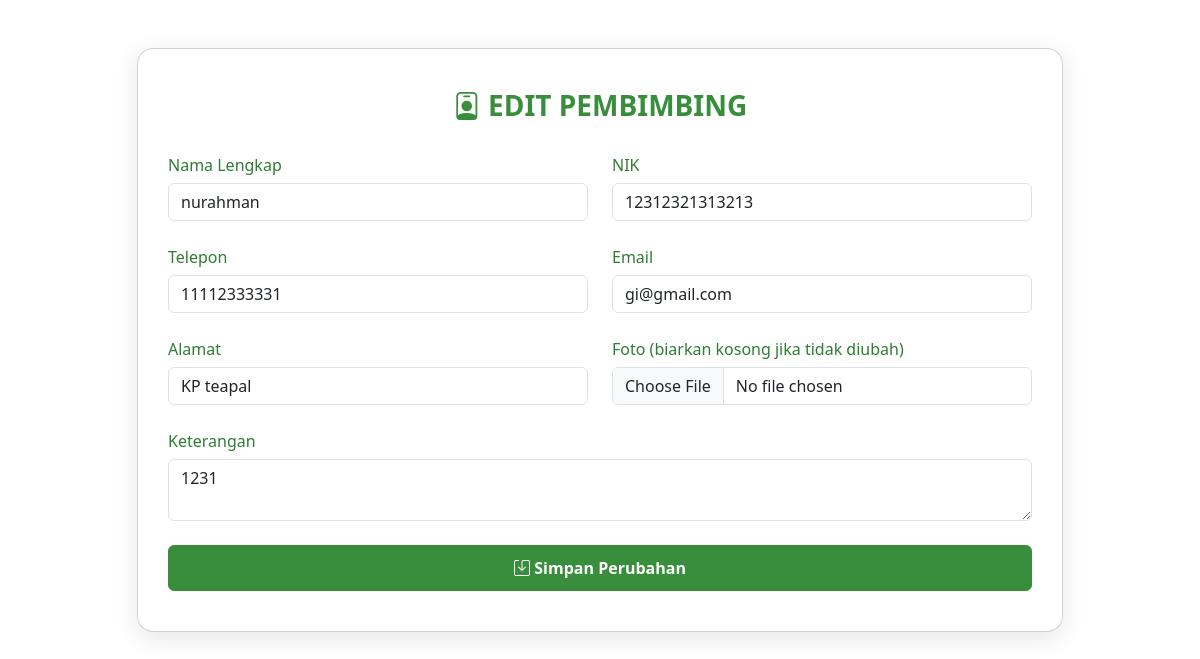
Page /contern/jamaahHaji/editPembimbing.php?id=4 on the earlier database version.
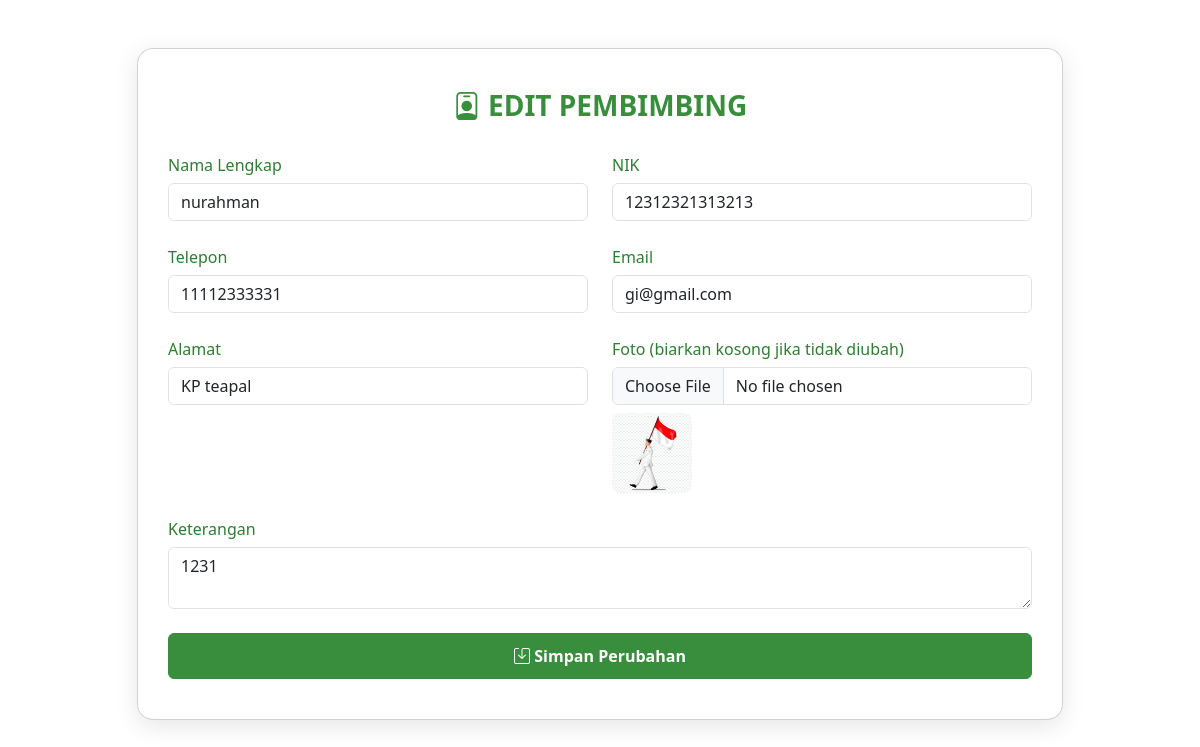
Same page on the later database version.
### tables this page shows
CREATE TABLE `pembimbing_haji` (
  `id` int NOT NULL,
  `nama_lengkap` varchar(100) NOT NULL,
  `nik` varchar(30) NOT NULL,
  `telepon` varchar(30) DEFAULT NULL,
  `alamat` varchar(255) DEFAULT NULL,
  `email` varchar(100) DEFAULT NULL,
  `foto` varchar(255) DEFAULT NULL,
  `keterangan` text
);

### contern/jamaahHaji/editPembimbing.php (the view, shortened to what this page needs)
<?php
include '../../backend/database.php';
$id = intval($_GET['id'] ?? 0);
$sql = "SELECT * FROM pembimbing_haji WHERE id = $id";
$result = $conn->query($sql);
$data = $result->fetch_assoc();
?>
<!DOCTYPE html>
<html lang="id">
<head>
    <link rel="stylesheet" href="https://cdn.jsdelivr.net/npm/bootstrap@5.3.7/dist/css/bootstrap.min.css" />
    <link rel="stylesheet" href="https://cdn.jsdelivr.net/npm/bootstrap-icons@1.13.1/font/bootstrap-icons.min.css" />
</head>
<body>
    <div class="container py-5">
      <div class="row justify-content-center">
        <div class="col-lg-10">
          <div class="card card-form">
            <h3 class="form-title"><i class="bi bi-person-badge"></i> Edit Pembimbing</h3>
            <form action="../../backend/query/updatePembimbing.php" method="POST" enctype="multipart/form-data">
              <div class="row g-4">
                <div class="col-md-6">
                  <label class="form-label">Nama Lengkap</label>
                  <input type="text" class="form-control" name="nama_lengkap" value="<?php echo htmlspecialchars($data['nama_lengkap']); ?>" required />
                </div>
                <div class="col-md-6">
                  <label class="form-label">NIK</label>
                  <input type="text" class="form-control" name="nik" value="<?php echo htmlspecialchars($data['nik']); ?>" required />
                </div>
                <div class="col-md-6">
                  <label class="form-label">Telepon</label>
                  <input type="text" class="form-control" name="telepon" value="<?php echo htmlspecialchars($data['telepon']); ?>" />
                </div>
                <div class="col-md-6">
                  <label class="form-label">Email</label>
                  <input type="email" class="form-control" name="email" value="<?php echo htmlspecialchars($data['email']); ?>" />
                </div>
                <div class="col-md-6">
                  <label class="form-label">Alamat</label>
                  <input type="text" class="form-control" name="alamat" value="<?php echo htmlspecialchars($data['alamat']); ?>" />
                </div>
                <div class="col-md-6">
                  <label class="form-label">Foto (biarkan kosong jika tidak diubah)</label>
                  <input type="file" class="form-control" name="foto" accept="image/*" />
                  <?php if ($data['foto']) { ?>
                    <img src="../../uploads/<?php echo $data['foto']; ?>" alt="Foto" style="width:80px;margin-top:8px;border-radius:8px;" />
                  <?php } ?>
                </div>
                <div class="col-md-12">
                  <label class="form-label">Keterangan</label>
                  <textarea class="form-control" name="keterangan"><?php echo htmlspecialchars($data['keterangan']); ?></textarea>
                </div>
              </div>
              <button type="submit" class="btn btn-primary w-100 mt-4" name="edit">
                <i class="bi bi-save"></i> Simpan Perubahan
              </button>
            </form>
          </div>
        </div>
      </div>
    </div>
</body>
</html>

Differences in the rows shown:
changed pembimbing_haji "nurahman": foto: picture added
